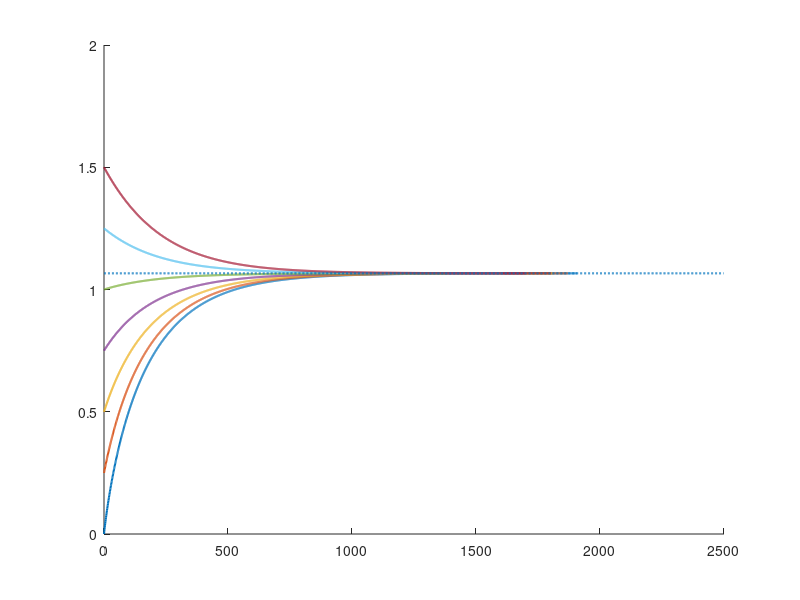

Write the MATLAB code that produced this figure.
M = 2500;
u = 50;
g = 9.8;
A = 8;
b = 3.5e-4;
Q = 80;
h = zeros(1,M);
t = (1:M) - 1;
stop = ((10^-3*Q)/(u*b*sqrt(2*g)))^2
h1= [0 0.25 0.5 0.75 1 1.25 1.5];
s=0;

hold on;
for l = 1:7
    h(1)=h1(l);
    for k = 1:(M-1)
        h(k+1) = -u*(b*sqrt(2*g)/A)*(sqrt(h(k))) + (Q*10^-3)/A + h(k);
        if (abs(h(k+1) - stop) < 0.0001) && (s == 0)
            s = k+1
            break
        end
    end
   g1 = plot(t(1:s),h(1:s));
   set(g1,'LineWidth',1.5);
   s=0;
end

h(1) = stop;
for k = 1:(M-1)
    h(k+1) = -u*(b*sqrt(2*g)/A)*(sqrt(h(k))) + (Q*10^-3)/A + h(k);
end


g1 = plot(t(1:M-1),h(1:M-1), '--');
set(g1,'LineWidth',1.5);
